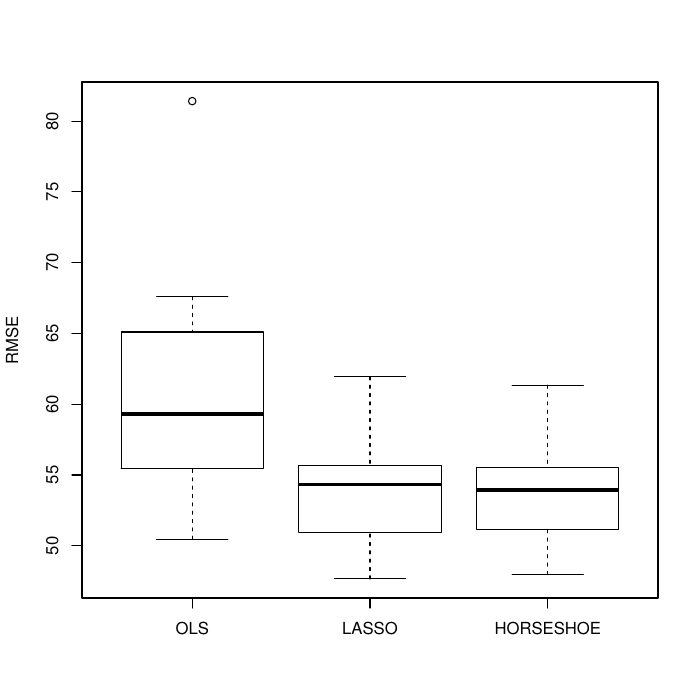

Write R code to recreate this figure.
library(lars)
#install.packages("monomvn")

library(monomvn)
data(diabetes)  


yf = diabetes$y
Xf = diabetes$x2  # 64 variables from all 10 main effects,
                  # two-way interactions and quadradics
Xf = scale(Xf)    # rescale so that all variables have mean 0 and sd 1
n = length(yf)
n.test = 100

nsim= 25
mse.ols = rep(NA, nsim)
mse.lasso = rep(NA, nsim)
mse.bhs = rep(NA, nsim)
for (i in 1:nsim) {
  in.test = sample(1:n, n.test)  # random test cases
  in.train = (1:n)[-in.test]  # remaining training data
  y = yf[in.train]
  x = Xf[in.train,]
  db.lars = lars(x,y, type="lasso")
  Cp = summary(db.lars)$Cp
  best = (1:length(Cp))[Cp == min(Cp)]     # step with smallest Cp
  y.pred = predict(db.lars, s=best, newx=Xf[in.test,])
  mse.lasso[i] =  sum((yf[in.test] - y.pred$fit)^2)/n.test

  y.pred = predict(lm(y ~ x), Xf[in.test,]) # old predictions    
  mse.ols[i] = sum((yf[in.test] - y.pred)^2)/n.test

  bhs = blasso(x, y, case="hs", RJ=FALSE, normalize=F) #already normalized
  y.pred = mean(bhs$mu) + Xf[in.test,] %*% apply(bhs$beta, 2, mean)
  mse.bhs[i] = sum((yf[in.test] - y.pred)^2)/n.test
  print(c(i, mse.ols[i], mse.lasso[i], mse.bhs[i]))
}

pdf("diabetes.pdf")
boxplot(sqrt(mse.ols), sqrt(mse.lasso), sqrt(mse.bhs), names=c("OLS", "LASSO","HORSESHOE"), ylab="RMSE")
dev.off()

ols = lm(y ~ x)
plot(coef(ols)[-1], apply(bhs$beta, 2, mean))
plot(coef(ols)[-1],db.lars$beta[best,])
plot(db.lars$beta[best,],apply(bhs$beta, 2, mean) )
abline(0,1)
pairs(data.frame(coef(ols)[-1],db.lars$beta[best,],  apply(bhs$beta, 2, mean)))


